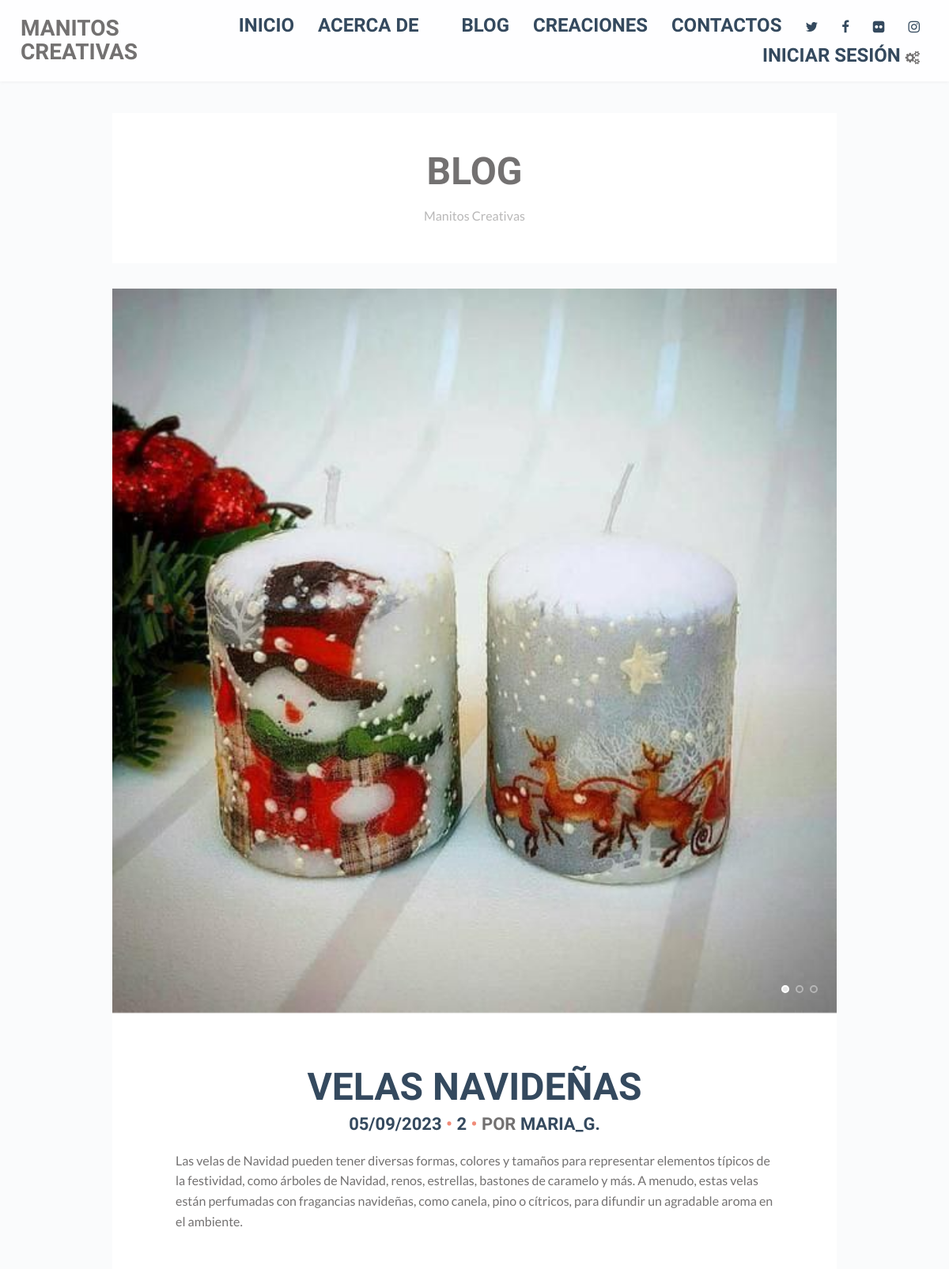
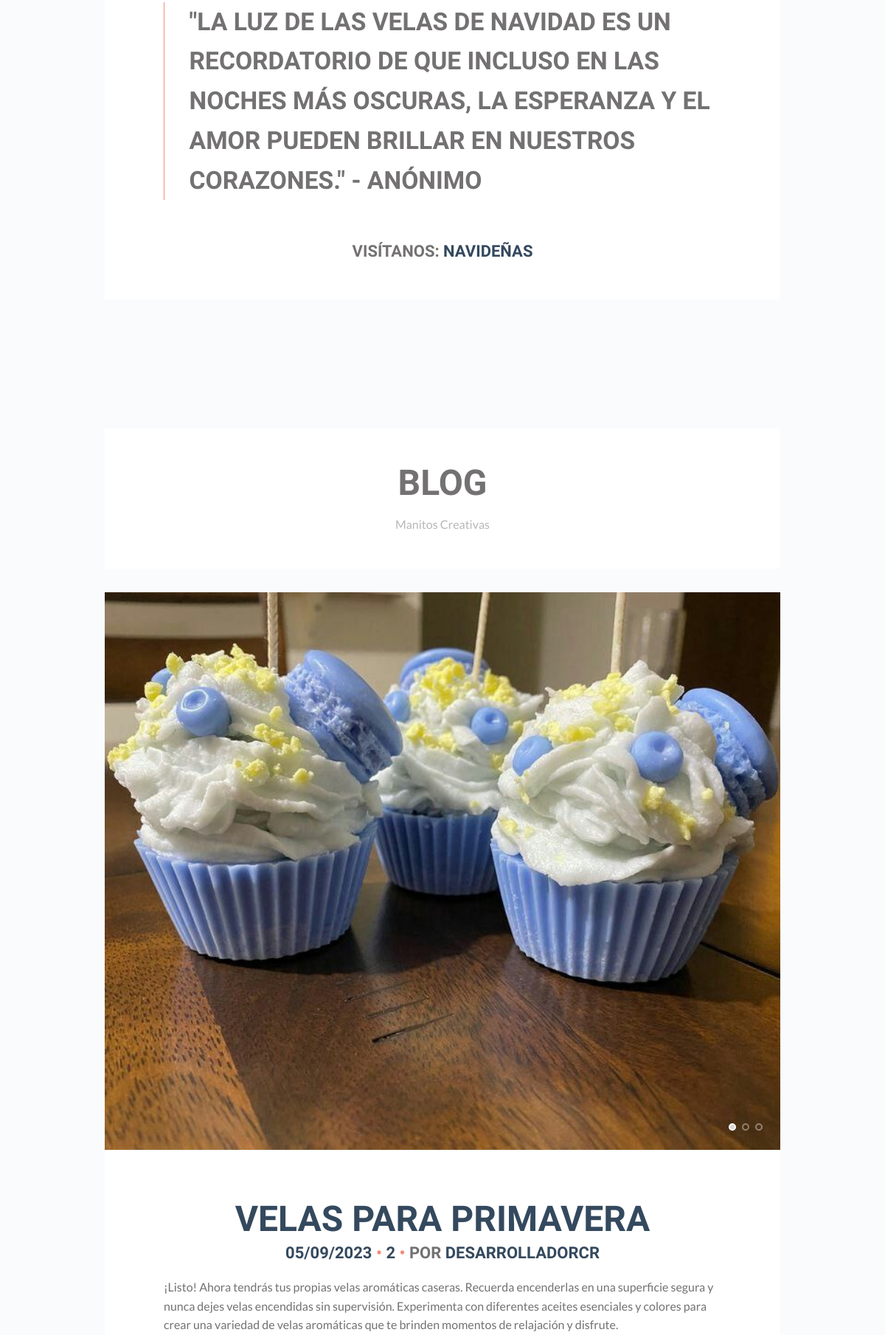
Screenshot of /blog/ (upper part) with the database file from the repository (2 pictures, top to bottom).
### blog/models.py (models this page shows, shortened)
class Blog(models.Model):
    title = models.CharField(max_length=255, verbose_name="Titulo")
    image= models.ImageField(verbose_name="Imagen",upload_to="blogs")
    content = RichTextField(verbose_name="Contenido")
    quote = RichTextField(verbose_name="Cita", default="“There are always two people in every picture: the photographer and the viewer.” - Ansel Adams")
    publicationDate = models.DateTimeField(verbose_name=" fecha de Publicacion", default=now)
    comments = models.IntegerField(verbose_name="Número de Comentarios", default=0)
    author = models.ForeignKey(User, verbose_name="Autor", on_delete=models.CASCADE)
    categories = models.ManyToManyField(Category, verbose_name="Categorias")
    created=models.DateTimeField(auto_now_add=True, verbose_name="Fecha de Creacion")
    updated=models.DateTimeField(auto_now=True, verbose_name="Fecha de Modificación")
    class Meta:
        verbose_name = "Entrada"
        verbose_name_plural = "Entradas"
        ordering = ["title"]

class Category(models.Model):
    name=models.CharField(max_length=100, verbose_name="Nombre de Categoria")
    created=models.DateTimeField(auto_now_add=True, verbose_name="Fecha de Creacion")
    updated=models.DateTimeField(auto_now=True, verbose_name="Fecha de Modificación")
    class Meta:
        verbose_name = "Categoría"
        verbose_name_plural = "Categorías"
        ordering = ["-created"]

### blog/views.py (the view)
# urls.py: path('',views.blog,name="blog"),
def blog(request):
    blogs= Blog.objects.all()
    return render(request,"blog/blog.html", {'listBlogs':blogs})

### season/processor.py (called while the page is built)
def context(request):
    dict = {}
    seasons = Season.objects.all()
    for season in seasons:
        dict[season.key] = season.url
    return dict

### social/processor.py (called while the page is built)
def context(request):
    dict={}
    listSocial=Social.objects.all()
    for social in listSocial:
        dict[social.key]=social.url
    return dict

### blog/templates/blog/blog.html (shortened to what this page needs)
{% extends 'core/base.html' %}
{% block content %}
  {% for blog in listBlogs %}
    <div class="wrap full-wrap">
      <div class="main-wrap">
        <section class="main main-archive">
          <article class="post result">
            <div class="inner">
              <h1 class="searching">Blog</h1>
              <p>Manitos Creativas</p>
            </div>
          </article>
          <div class="loop">
            <article class="post format-gallery post_format-post-format-gallery">
              <a href="#" title="Running through Chicago">
                <div class="part-gallery">
                  <div class="flexslider">
                    <ul class="slides">
                      {% load static %}
                      <li>
                        <span class="post-image"><img src="{{blog.image.url}}" alt="Run-3" /></span>
                      </li>
                    </ul>
                  </div>
                </div>
              </a>
              <div class="inner">
                <h2 class="entry-title">
                  <a href="#" title="Running through Chicago">{{blog.title}}</a>
                </h2>
                <ul class="meta top">
                  <li class="time">
                    <a href="#" title="Running through Chicago">
                      <time class="post-date updated" datetime="2015-02-01">{{blog.publicationDate|date:"SHORT_DATE_FORMAT" }}</time>
                    </a>
                  </li>
                  <li class="comments post-tags">
                    <a href="#">{{blog.comments}}</a>
                  </li>
                  <li class="author-m post-tags">
                    Por
                    <span class="vcard author post-author">
                      <span class="fn"><a href="#" title="Posts by Clare Smith" rel="author">{{blog.author }}</a></span>
                    </span>
                  </li>
                </ul>
                <div class="post-content">
                  <p>{{blog.content}}</p>
                  <blockquote>
                    <p>{{blog.quote}}</p>
                  </blockquote>
                </div>
                <ul class="meta bottom">
                  <li class="cat post-tags">Visítanos:
                    {% for category in blog.categories.all %}
                      <a href="{% url 'category' category.id %}"> {{category.name}} {% if not forloop.last %},{% endif %}</a>
                    {% endfor %}
                  </li>
                </ul>
              </div>
            </article>
          </div>
        </section>
      </div>
    </div>
  {% endfor %}
{% endblock %}

### core/static/core/print.css (style rules this page uses)
* { background: transparent !important; color: black !important; text-shadow: none !important; filter:none !important; -ms-filter: none !important; }
a, a:visited { color: #444 !important; text-decoration: underline; }
a[href]:after { content: " (" attr(href) ")"; }
.ir a:after, a[href^="javascript:"]:after, a[href^="#"]:after { content: ""; }
pre, blockquote { border: 1px solid #999; page-break-inside: avoid; }
tr, img { page-break-inside: avoid; }
p, h2, h3 { orphans: 3; widows: 3; }
h2, h3 { page-break-after: avoid; }
body { font-size: 14px; font-family: Arial, Verdana, sans-serif; }
section, div, article, aside, header .strap { float: left; width:100%; }
nav, #searchform, .flexslider, footer .right, footer .credit, footer ul, .sidebar, .navigation, #respond, .contact-form, section.footer { display:none; }
h1 { font-size: 200%; margin-bottom: 0; }
h2 { font-size: 180%; }

### rows the page displays
Blog: image (picture), title "VELAS NAVIDEÑAS", publicationDate "05/09/2023", comments "2", author "MARIA_G.", content "Las velas de Navidad pueden tener diversas formas, colores y tamaños para representar elementos típicos de la festividad, como árboles de Navidad, renos, estrellas, bastones de caramelo y más. A menudo, estas velas están perfumadas con fragancias navideñas, como canela, pino o cítricos, para difundir un agradable aroma en el ambiente.", quote "\"LA LUZ DE LAS VELAS DE NAVIDAD ES UN RECORDATORIO DE QUE INCLUSO EN LAS NOCHES MÁS OSCURAS, LA ESPERANZA Y EL AMOR PUEDEN BRILLAR EN NUESTROS CORAZONES.\" - ANÓNIMO"
Category: name "NAVIDEÑAS"
Blog: image (picture), title "VELAS PARA PRIMAVERA", publicationDate "05/09/2023", comments "2", author "DESARROLLADORCR", content "¡Listo! Ahora tendrás tus propias velas aromáticas caseras. Recuerda encenderlas en una superficie segura y nunca dejes velas encendidas sin supervisión. Experimenta con diferentes aceites esenciales y colores para crear una variedad de velas aromáticas que te brinden momentos de relajación y disfrute."
